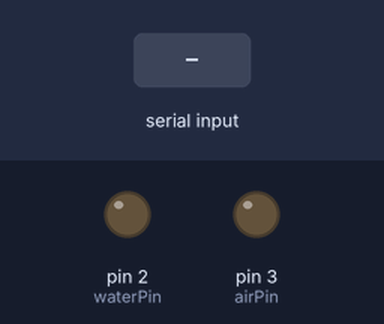
A sketch run on a simulated Arduino Uno, built with avr-gcc and run on an emulated ATmega328P. Parts: output pins drawn as LEDs (lit = HIGH). The inputs (shaded band) are chosen by the test bench.

Above: at 1.2 s.
1.3 s: "R" received over Serial
At 2.2 s:
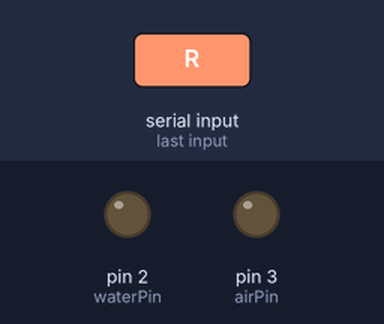
2.8 s: "P" received over Serial
At 3.9 s:
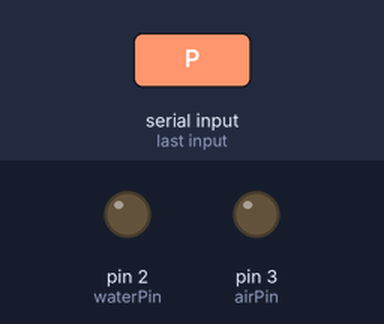
Timing chart, 0 to 5.8 s (numbered marks = the images above; inputs shaded):
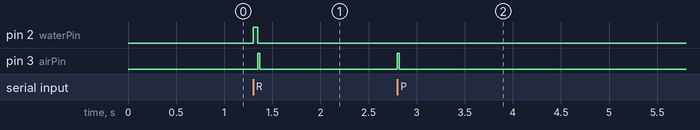

Measured:
- after the input at 1.3 s, pin 2 (waterPin): LOW → HIGH at once, → LOW 0.05 s later; pin 3 (airPin): LOW → HIGH after 0.05 s, → LOW 0.02 s later
- after the input at 2.8 s, pin 3 (airPin): LOW → HIGH at once, → LOW 0.02 s later

The sketch:

simple_serial_test_switchCase.ino
```cpp
int trialStep = 0;
// Input pin to detect lickometer
const int lickPin = 8; // lickometer
const int switchPin = 4; // water switch
const int waterPin = 2; // water solenoid
const int airPin = 3; // air solenoid


// Variables
//bool switchDetected = false; // switch flag
unsigned long lastLickStateChange = 0; // Last time lickometer gone up
unsigned long lastSwitchStateChange = 0; // Last time switch gone up

// Pulse parameters
const unsigned long waterDur = 20;   // Duration of the water pulse (ms)
const unsigned long airDur = 20;   // Duration of the air pulse (ms)

char serialData;
bool newSerialFlag = false;

volatile bool lickDetected = false; // volatile variable to indicate lick detection

void setup(){
Serial.begin(9600);
  pinMode(lickPin, INPUT);
  pinMode(switchPin, INPUT);
  pinMode(waterPin, OUTPUT);
  pinMode(airPin, OUTPUT);
}


void loop(){
     // Poll the input pin to detect the pulse
      if (Serial.available() > 0){
        serialData = Serial.read();
        switch (serialData) {
          case 'R':
            digitalWrite(waterPin, HIGH);
            delay(50);
            digitalWrite(waterPin, LOW);
          case 'P':
          //  int lickState = digitalRead(lickPin);
          //  int switchState = digitalRead(switchPin);
            // Check if the lickometer state has changed
          //  if (lickState == HIGH && lastLickStateChange == 0) {
          //    lastLickStateChange = millis(); // Record the time of the lickometer rising edge
          //  } else if (lickState == LOW && lastLickStateChange > 0) {
          //    // Calculate the lick pulse width
          //   unsigned long lickPulseWidth = millis() - lastLickStateChange;
          //    // Check if the lick pulse width is within a valid range (adjust the range as needed)
          //    if (lickPulseWidth > 10 && lickPulseWidth < 500) {
          //      // Pulse detected, trigger the output pulse
                digitalWrite(airPin, HIGH);
                delay(airDur);
                digitalWrite(airPin, LOW);
          //    }
              // Reset the variables for the next pulse detection
          //    lastLickStateChange = 0;
            }

        }
      }
```
